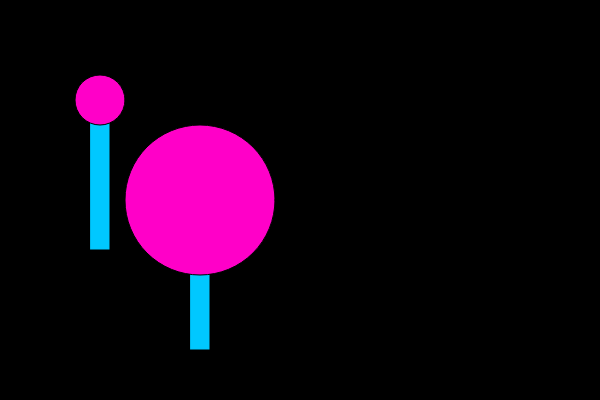
Frame 1 (no input)
Frame 60 (no input): identical to frame 1, image omitted
Frame 120 (the mouse pressed at the canvas centre since frame 60): identical to frame 1, image omitted

The p5.js sketch that drew this single still picture (run headless with seeded random() and noise() and a simulated clock; from frame 60 on, the mouse is pressed at the canvas centre):

// p5.js sketch
// ── sketch.js
function setup() {
	createCanvas(600, 400);
}

function draw() {
    background(0);
    lollipop(100, 100, 50);
    lollipop(200, 200, 150);
    
    
}

function lollipop(x, y, diameter) {
    fill(0, 200, 255);
    rect(x-10, y, 20, 150);
    
    fill(255, 0, 200);
    ellipse(x, y, diameter, diameter);
}
